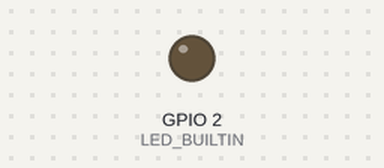
A sketch run on a simulated ESP32. Shown: output pins drawn as LEDs (lit = HIGH). What the sketch prints to the serial monitor is not drawn.

Above: at 3.06 s.
At 39.4 s:
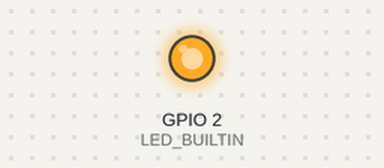
Timing chart, 0 to 40.9 s (numbered marks = the images above):
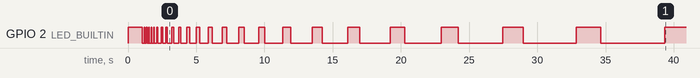

The sketch:

blink_led_class.ino
```cpp
/*
 * Простой "Blink LED" для ESP32 DOIT DEVKIT v1 с реализацией библиотеки (класса)
 */

#include <ALed.h>

#define LED LED_BUILTIN // голубой светодиод на плате подключен к GPIO2 и GND
                        // красный светодиод горит при включении питания

#define BAUDRATE 115200 // скорость UART бит/с

#define SYSTEM_CLOCK_HZ 80000000 // тактовая частота (80 МГц)
#define TIMER_DEVIDER 80 // пределитель таймера
#define TIMER_FREQ_HZ 1000 // частота прерываний таймера [Гц]

// the hardware timer pointer
hw_timer_t * timer = (hw_timer_t *) NULL;

// we use it to ensure that the ISR and the loop
// do not try to access the interruptCounter variable
// at the same time
portMUX_TYPE timer_mux = portMUX_INITIALIZER_UNLOCKED;

volatile uint32_t timer_ticks = 0; // счетчик прерываний от таймера
volatile uint8_t timer_irq = 0; // флаг прерывания от таймера

// timer ISR (обработчик прерывания от таймера)
void IRAM_ATTR on_timer() {
  portENTER_CRITICAL_ISR(&timer_mux);
  timer_irq = 1;
  timer_ticks++;
  portEXIT_CRITICAL_ISR(&timer_mux);
}

ALed led;

void setup() {
  // setup blink LED
  led.begin(LED, 0, 30, 70);

  // setup timer #0
  timer = timerBegin(0, TIMER_DEVIDER, true);
  timerAttachInterrupt(timer, &on_timer, true);
  timerAlarmWrite(timer, SYSTEM_CLOCK_HZ / TIMER_DEVIDER / TIMER_FREQ_HZ, true);
  timerAlarmEnable(timer);

  // print "Hello ESP32" to UART
  Serial.begin(BAUDRATE);
  Serial.println("\r\nHello ESP32!");
  Serial.printf("Timer frequency = %i Hz\r\n", TIMER_FREQ_HZ);
  Serial.flush();

  Serial.println("LED on to 1 second");
  Serial.flush();
  led.on();
  delay(1000);

  Serial.println("LED off");
  Serial.flush();
  led.off();
}

// функция вызываемая с частотой прерывания от таймера из контекста главного цикла
void timer_callback()
{
  led.tick();
}

// функция вызываемая из контектса главного цикла с периодом 1 сек
void on_second()
{
  led.blink(3); // blink LED 3 times
  Serial.printf("timer_ticks = %u\r\n", timer_ticks);
  Serial.flush();
}

void loop() {
  // имитировать обработчик от таймера
  uint32_t t0 = 0, t1;
  if (timer_irq) {
    timer_irq = 0;
    timer_callback();
  }

  for (t1 = timer_ticks; t1 - t0 >= TIMER_FREQ_HZ; t0 += TIMER_FREQ_HZ) {
    on_second();
  }

  // TODO: тут хорошо бы перевести SoC в легкий сон до следующего прерывания таймера
}
```
